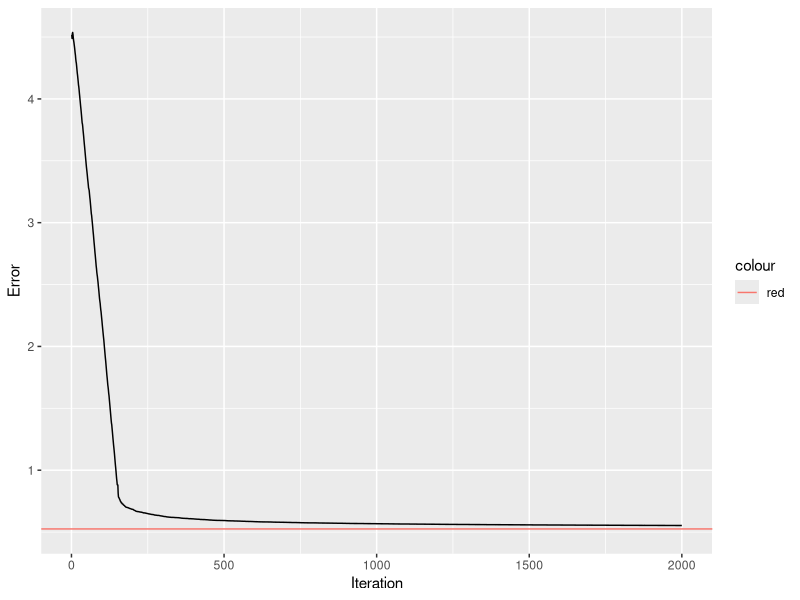
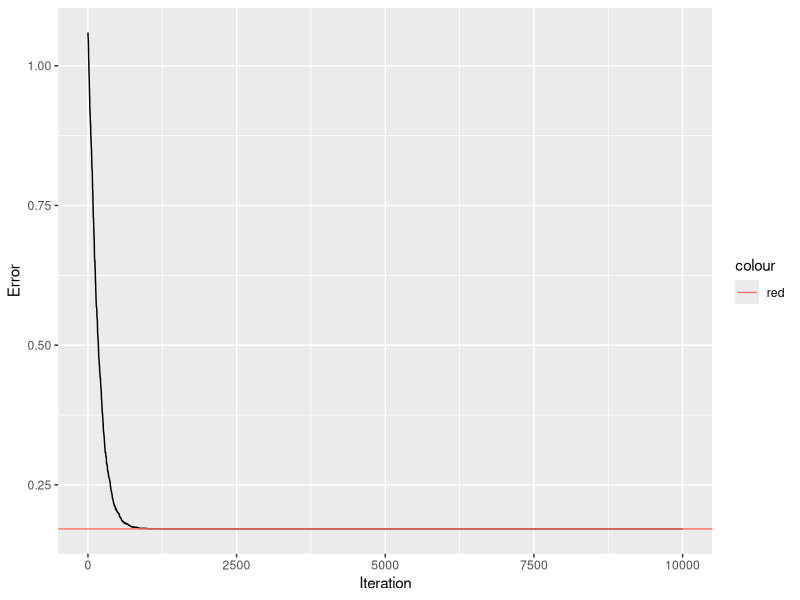

Recreate these plots in R, in order.
## ---- chunk 1
#| echo: true

kmeans.winner.take.all<-function(X,K=2,max.iteration=2000){
  p<-ncol(X);  n<-nrow(X);shuffling<-sample(1:n,n)
  X<-X[shuffling,];  W<-X[sample(1:n,K),]
  Q<-rep(0,max.iteration); cluster<-rep(0,n)
  distances<-rep(sum(diag(var(X)))*(n-1)/n,n)
  for (i in 1:max.iteration){
    x<-cbind(X[(i-1)%%n + 1,])
    distances.x.to.W<-sum(x^2)-2*as.matrix(x)%*%t(W)+ colSums(t(W^2))
    winner.index<-which.min(distances.x.to.W)
    W[winner.index,]<-W[winner.index,] + 1/i*(x-W[winner.index,])
    cluster[(i-1)%%n + 1]<-winner.index
    distances[(i-1)%%n + 1]<-distances.x.to.W[winner.index]
    Q[i]<-mean(distances) }
  return(list(W=W,Q=Q,cluster=cluster[order(shuffling)]))
}
## ---- chunk 2
#| echo: true
data(iris)
X<-iris[,1:4]
set.seed(1)
kmeans.winner.take.all(X,3)->res
table(res$cluster,iris$Species)
## ---- chunk 3
#| echo: false
#| 
library(ggplot2)
ggplot(data=data.frame(Error=res$Q,Iteration=1:length(res$Q)),
                       aes(x=Iteration,y=Error))+geom_line()+
geom_hline(aes(yintercept=kmeans(X,3,iter.max =20,nstart = 10 )$tot.withinss/nrow(X),col="red"))
## ---- chunk 4
#| echo: true
Oja.rule<-function(X,max.iteration=10000,eta=0.001){
  p<-ncol(X);  n<-nrow(X)
  w<-rbind(rep(1,p)); w<-w/(sqrt(sum(w^2)))
  Q<-rep(0,max.iteration)
  for (i in 1:max.iteration){
    Q[i]<- 1/(2*n) *sum((X - X%*%t(w)%*%w)^2)
    x<-X[(i-1)%%n + 1,]
    y<-sum(w*x)
    w<-w + eta*y*(x-w*y)}
  return(list(w=w,Q=Q))
}
## ---- chunk 5
data(iris)
X<-scale(iris[,1:4],center=TRUE,scale=FALSE)
n<-nrow(X)
X<-as.matrix(X[sample(1:n),])
pca.oja<-Oja.rule(X)
w.oja<-pca.oja$w
Q<-pca.oja$Q
w.pca<-rbind(eigen(cov(X))$vector[,1])
Error.pca<- 1/(2*n) *sum((X - X%*%t(w.pca)%*%w.pca)^2)
library(ggplot2)
ggplot(data=data.frame(Error=Q,Iteration=1:length(Q)),
                       aes(x=Iteration,y=Error))+geom_line()+
                       geom_hline(aes(yintercept=Error.pca,col="red"))
